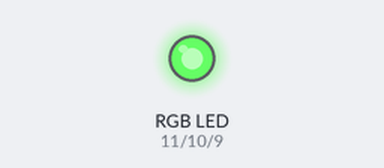
A sketch run on a simulated Arduino Uno, built with avr-gcc and run on an emulated ATmega328P. Shown: an RGB LED mixed from three pins (HIGH = lit).

Above: at 0.05 s.
At 2.0 s:
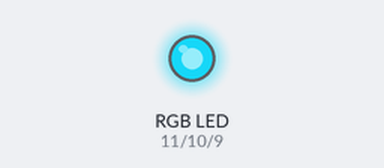
Timing chart, 0 to 4.6 s (numbered marks = the images above):
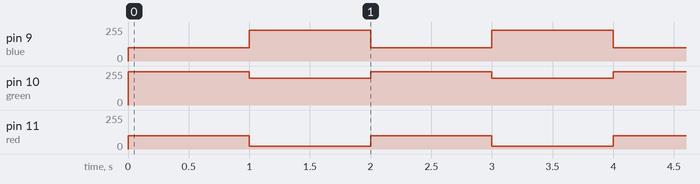

The sketch:

RGB_LED.ino
```cpp
int red = 11;
int green = 10;
int blue = 9;

void setup()
{
  pinMode(red, OUTPUT);
  pinMode(green, OUTPUT);
  pinMode(blue, OUTPUT);
}

void loop()
{
  analogWrite(11, 100); // Color of red from 0 to 255
  analogWrite(10, 250); // Color of blue from 0 to 255
  analogWrite(9, 100); // Color of green from 0 to 255
  delay(1000);
  analogWrite(11, 20);
  analogWrite(10, 200);
  analogWrite(9, 230);
  delay(1000);
}
// If you have an R,G,B of 255,255,255, you get white
// If you have an R,G,B of 0,0,0, you get black
```

Measured:
- by itself, pin 9 (blue): alternates 230/255 for 1.0 s and 100/255 for 1.0 s
- by itself, pin 10 (green): alternates 250/255 for 1.0 s and 200/255 for 1.0 s
- by itself, pin 11 (red): alternates 100/255 for 1.0 s and 20/255 for 1.0 s
